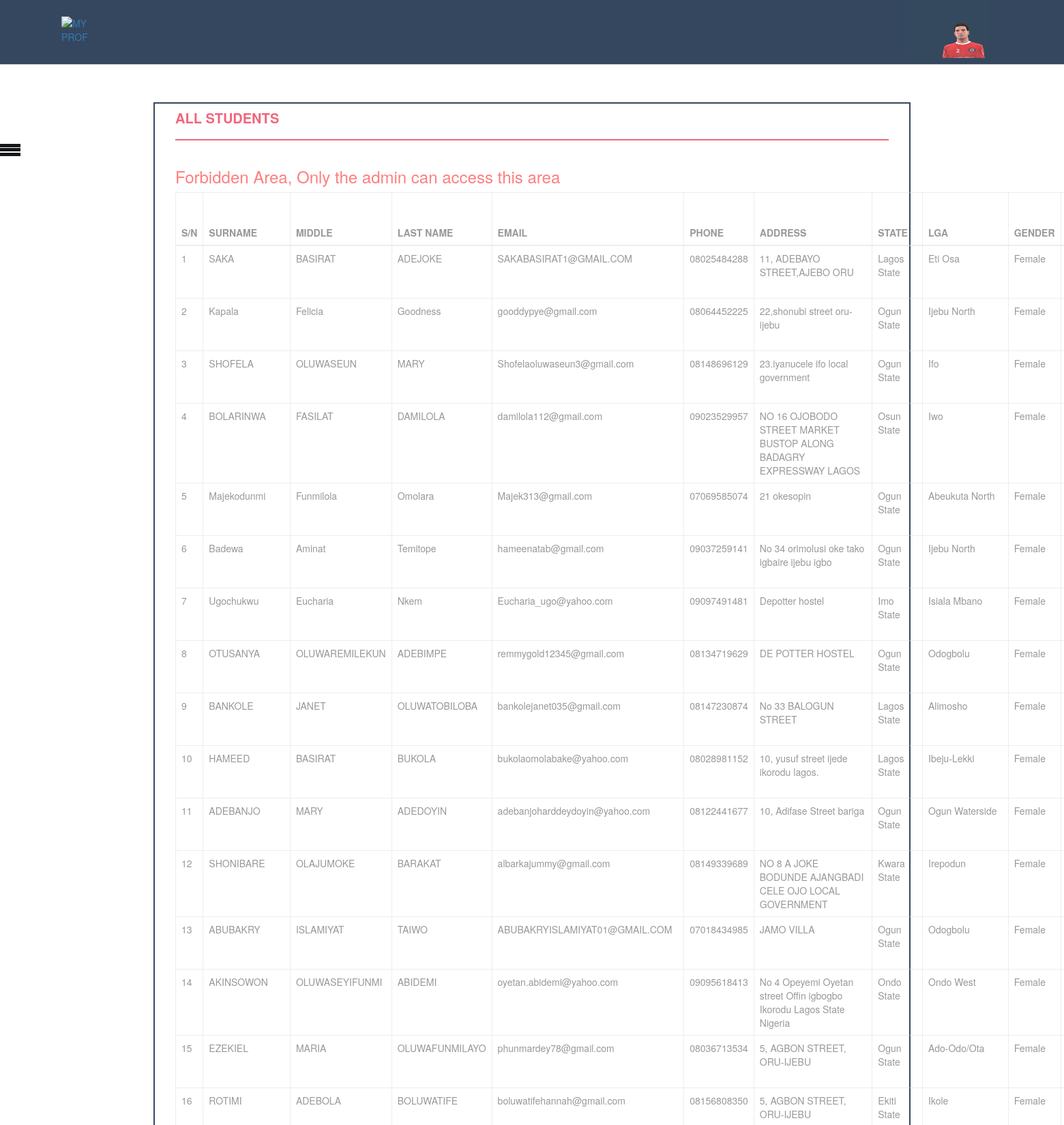
Screenshot of /admin/viewstudents.php (signed in, upper part) with the database file from the repository.
### tables this page shows
CREATE TABLE `students` (
  `stdId` int(11) NOT NULL,
  `firstname` varchar(255) NOT NULL,
  `middlename` varchar(255) NOT NULL,
  `lastname` varchar(255) NOT NULL,
  `email` varchar(255) NOT NULL,
  `phone` varchar(255) NOT NULL,
  `stdaddress` varchar(255) NOT NULL,
  `state` varchar(255) NOT NULL,
  `lga` varchar(255) NOT NULL,
  `gender` varchar(255) NOT NULL,
  `dob` varchar(255) NOT NULL,
  `religion` varchar(255) NOT NULL,
  `maritalstatus` varchar(255) NOT NULL,
  `faculty` varchar(255) NOT NULL,
  `dept` varchar(255) NOT NULL,
  `discipline` varchar(255) NOT NULL,
  `level` varchar(255) NOT NULL,
  `matricno` varchar(255) NOT NULL,
  `password` varchar(255) NOT NULL,
  `nokname` varchar(255) NOT NULL,
  `nokphone` varchar(255) NOT NULL,
  `nokaddress` varchar(255) NOT NULL,
  `user_status` varchar(255) NOT NULL,
  `user_type` varchar(255) NOT NULL,
  `regdate` date NOT NULL,
  `picture` varchar(255) NOT NULL
);

CREATE TABLE `states` (
  `state_id` int(11) NOT NULL,
  `name` varchar(100) NOT NULL
);

CREATE TABLE `locals` (
  `local_id` int(11) NOT NULL,
  `state_id` int(11) NOT NULL,
  `local_name` varchar(100) NOT NULL
);

### admin/viewstudents.php (the view, shortened to what this page needs)
<?php include("includes/bkheader.php"); ?>
<?php include("includes/functions.php"); ?>
<?php include("includes/adminHead.php"); ?>
 <?php include("includes/adminMenu.php"); ?>
    <h4 class="page-head-line">All Students</h4>
       <?php
    $check=mysqli_query($connection,"SELECT * FROM admin WHERE username='".$_SESSION['username']."' AND rank = 'admin' ");
     if(mysqli_num_rows($check) > 0)
    {
    }else{
        echo '<div style="opacity: .5; pointer-events: none;">' ;
   echo "<h3 style='color:red;'>Forbidden Area, Only the admin can access this area</h3>";
    }
    ?>
  <?php
 $result=mysqli_query($connection,"select  states.name as statename, locals.local_name  as lgname,  students.* FROM students
join states on states.state_id= students.state join locals on locals.local_id=students.lga ");
   if(mysqli_num_rows($result) == 0) {
     $failure = "Students entry is empty".mysqli_error($connection);
   } else{
  echo '             <table class="table table-bordered">
                                    <thead>
                                        <tr>
                                            <th>S/N</th>
                                                <th>SURNAME</th>
                                                <th>MIDDLE</th>
                                                <th>LAST NAME</th>
                                                 <th>EMAIL</th>
                                                 <th>PHONE</th>
                                                 <th>ADDRESS</th>
                                                <th>STATE</th>
                                                <th>LGA</th>
                                                 <th>GENDER</th>
                                                 <th>DOB</th>
                                                 <th>RELIGION</th>
                                                <th>MARRITAL STATUS</th>
                                                  <th>FACULTY</th>
                                                   <th>DEPT</th>
                                                    <th>COURSE OF STUDY</th>
                                                  <th>LEVEL</th>
                                                   <th>MATRIC NO</th>
                                                 <th>NEXT OF KIN</th>
                                                <th>NEXT OF KIN ADRESS</th>
                                                <th>NEXT OF KIN PHONE</th>
                                                 <th>ACTION</th>
                                        </tr>
                                    </thead>
                                    <tbody>  ';
   ?>
 <?php
$sn=0;
while($row=mysqli_fetch_array($result))
{
$sn =$sn + 1;
?>
                                        <tr>
                                            <td><?php echo $sn;?></td>
                                             <td><?php echo htmlentities($row['firstname']);?></td>
                                              <td><?php echo htmlentities($row['middlename']);?></td>
                                              <td><?php echo htmlentities($row['lastname']);?></td>
                                               <td><?php echo $ca= htmlentities($row['email']);?></td>
                                               <td><?php echo $exam =htmlentities($row['phone']);?></td>
                                               <td><?php echo htmlentities($row['stdaddress']);?></td>
                                              <td><?php echo htmlentities($row['statename']);?></td>
                                              <td><?php echo htmlentities($row['lgname']);?></td>
                                               <td><?php echo $ca= htmlentities($row['gender']);?></td>
                                               <td><?php echo $exam =htmlentities($row['dob']);?></td>
                                        </tr>
<?php
}
} ?>
                                    </tbody>
                                </table>
                </div>
        </div>
</div>
</div>
 <?php require("includes/footer.php"); ?>

### admin/includes/adminHead.php (shortened to what this page needs)
<div class="userheader">
<a href="index.php"><img src="https://www.depotterhealthtech.sch.ng/admin/images/logo.png" class="img-responsive" alt="MY PROFILE" width="40" height="40"></a>
 <div class="dropdown">
  <button class="dropbtn">
  <?php
    $username=$_SESSION['username'];
    $select_profile="SELECT * FROM admin WHERE username='$username'";
    $result=mysqli_query($connection,$select_profile);
    while($data=mysqli_fetch_array($result)){
    $picture=$data['picture'];
    echo "<br/>";
  echo "<img src='$picture' alt=\"My profile picture\" width='70' height='70' >";
 }
?>
  </button>
</div>
</div>

### admin/studentstyle.css (style rules this page uses)
* { box-sizing: border-box; }
html, body { padding: 0px; margin: 0px; height: 100%; }
.page-head-line { font-weight: 900; padding-bottom: 20px; border-bottom: 2px solid #F0677C; text-transform: uppercase; color: #F0677C; font-size: 20px; margin-bottom: 40px; }
.userheader { background-color: #35475e; box-shadow:0 1px 1px #ccc; padding: 20px 40px; height: 100px; color: #ffffff; box-sizing: border-box; top: -6px; position: fixed; width:100%; z-index: 10; -webkit-transition:top 0.3s; transition:top 0.3s; }
.userheader .dropbtn { background-color: #34495e; color: white; padding: 3px; font-size: 16px; border: none; }
.userheader .dropdown { position: relative; display: inline-block; float: right; margin-top: -20px; margin-right: 70px; }
.userheader .dropdown img { width: 70px; height: 85px; }
.userheader img { float: left; margin-left: 50px; margin-top: -20px; padding-top: 30px; }
.userheader .dropdown img { position: relative; padding-top : -10px; width: 70px; }

### rows the page displays
students: firstname "SAKA", middlename "BASIRAT", lastname "ADEJOKE", email "SAKABASIRAT1@GMAIL.COM", phone "08025484288", stdaddress "11, ADEBAYO STREET,AJEBO ORU", states.name "Lagos State", locals.local_name "Eti Osa", gender "Female"
students: firstname "Kapala", middlename "Felicia", lastname "Goodness", email "gooddypye@gmail.com", phone "08064452225", stdaddress "22,shonubi street oru-ijebu", states.name "Ogun State", locals.local_name "Ijebu North", gender "Female"
students: firstname "SHOFELA", middlename "OLUWASEUN", lastname "MARY", email "Shofelaoluwaseun3@gmail.com", phone "08148696129", stdaddress "23.iyanucele ifo local government", states.name "Ogun State", locals.local_name "Ifo", gender "Female"
students: firstname "BOLARINWA", middlename "FASILAT", lastname "DAMILOLA", email "damilola112@gmail.com", phone "09023529957", stdaddress "NO 16 OJOBODO STREET MARKET BUSTOP ALONG BADAGRY EXPRESSWAY LAGOS", states.name "Osun State", locals.local_name "Iwo", gender "Female"
students: firstname "Majekodunmi", middlename "Funmilola", lastname "Omolara", email "Majek313@gmail.com", phone "07069585074", stdaddress "21 okesopin", states.name "Ogun State", locals.local_name "Abeukuta North", gender "Female"
students: firstname "Badewa", middlename "Aminat", lastname "Temitope", email "hameenatab@gmail.com", phone "09037259141", stdaddress "No 34 orimolusi oke tako igbaire ijebu igbo", states.name "Ogun State", locals.local_name "Ijebu North", gender "Female"
students: firstname "Ugochukwu", middlename "Eucharia", lastname "Nkem", email "Eucharia_ugo@yahoo.com", phone "09097491481", stdaddress "Depotter hostel", states.name "Imo State", locals.local_name "Isiala Mbano", gender "Female"
students: firstname "OTUSANYA", middlename "OLUWAREMILEKUN", lastname "ADEBIMPE", email "remmygold12345@gmail.com", phone "08134719629", stdaddress "DE POTTER HOSTEL", states.name "Ogun State", locals.local_name "Odogbolu", gender "Female"
students: firstname "BANKOLE", middlename "JANET", lastname "OLUWATOBILOBA", email "bankolejanet035@gmail.com", phone "08147230874", stdaddress "No 33 BALOGUN STREET", states.name "Lagos State", locals.local_name "Alimosho", gender "Female"
students: firstname "HAMEED", middlename "BASIRAT", lastname "BUKOLA", email "bukolaomolabake@yahoo.com", phone "08028981152", stdaddress "10, yusuf street ijede ikorodu lagos.", states.name "Lagos State", locals.local_name "Ibeju-Lekki", gender "Female"
students: firstname "ADEBANJO", middlename "MARY", lastname "ADEDOYIN", email "adebanjoharddeydoyin@yahoo.com", phone "08122441677", stdaddress "10, Adifase Street bariga", states.name "Ogun State", locals.local_name "Ogun Waterside", gender "Female"
students: firstname "SHONIBARE", middlename "OLAJUMOKE", lastname "BARAKAT", email "albarkajummy@gmail.com", phone "08149339689", stdaddress "NO 8 A JOKE BODUNDE AJANGBADI CELE OJO LOCAL GOVERNMENT", states.name "Kwara State", locals.local_name "Irepodun", gender "Female"
students: firstname "ABUBAKRY", middlename "ISLAMIYAT", lastname "TAIWO", email "ABUBAKRYISLAMIYAT01@GMAIL.COM", phone "07018434985", stdaddress "JAMO VILLA", states.name "Ogun State", locals.local_name "Odogbolu", gender "Female"
students: firstname "AKINSOWON", middlename "OLUWASEYIFUNMI", lastname "ABIDEMI", email "oyetan.abidemi@yahoo.com", phone "09095618413", stdaddress "No 4 Opeyemi Oyetan street Offin igbogbo Ikorodu Lagos State Nigeria", states.name "Ondo State", locals.local_name "Ondo West", gender "Female"
students: firstname "EZEKIEL", middlename "MARIA", lastname "OLUWAFUNMILAYO", email "phunmardey78@gmail.com", phone "08036713534", stdaddress "5, AGBON STREET, ORU-IJEBU", states.name "Ogun State", locals.local_name "Ado-Odo/Ota", gender "Female"
students: firstname "ROTIMI", middlename "ADEBOLA", lastname "BOLUWATIFE", email "boluwatifehannah@gmail.com", phone "08156808350", stdaddress "5, AGBON STREET, ORU-IJEBU", states.name "Ekiti State", locals.local_name "Ikole", gender "Female"
